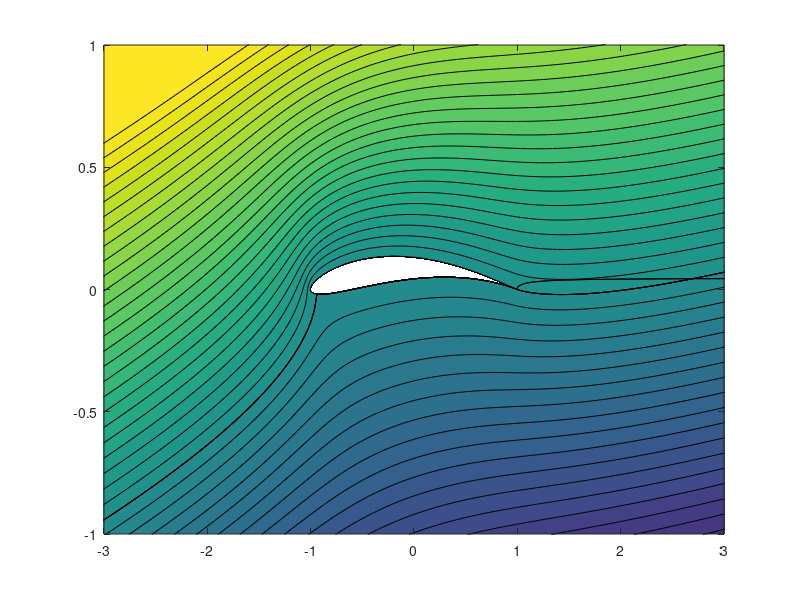
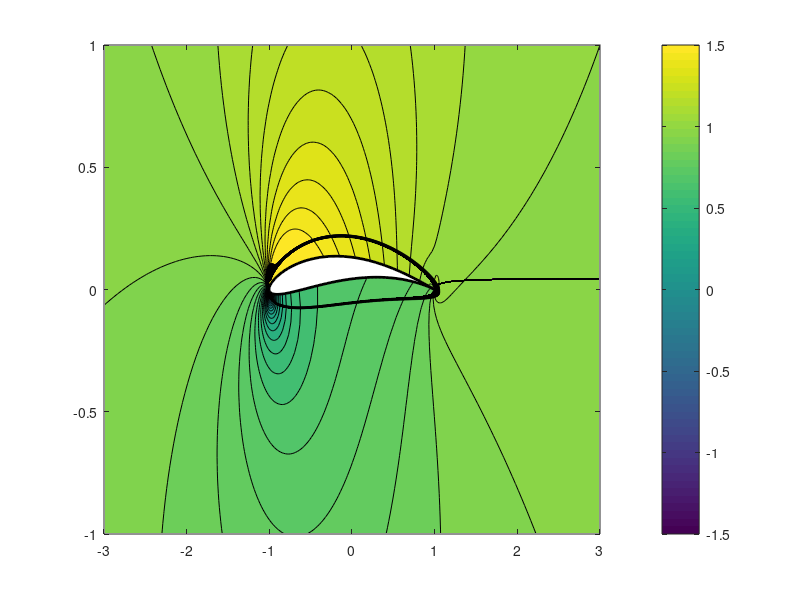
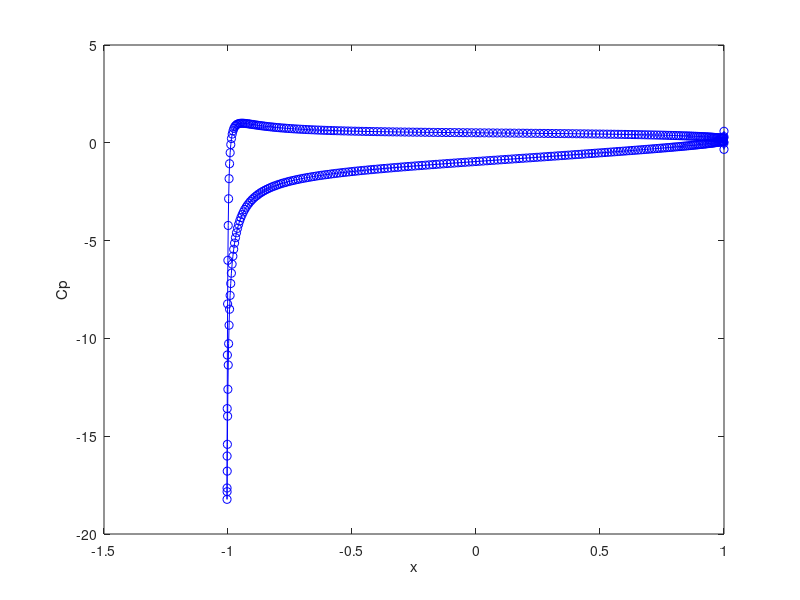

These figures' MATLAB source, in order:
%% Generates a Joukowski Airfoil
% Matt Fu - mkfu@princeton.edu
% Notes can be found at http://brennen.caltech.edu/fluidbook/basicfluiddynamics/potentialflow/Complexvariables/joukowskiairfoils.pdf

%% Parameters
close all
clear all

%Domain Size
ymin = -1;
ymax = 1;
xmin = -3;
xmax = 3;

%Number of points in polar coordinates
Nr = 400;
Nt = 400;

c = -0.5;
U = 1;

% PARAMETERS
R = -1.05*c;            %Radius of Circle i.e. thickness ratio
beta = 5;            %Camber angle in degrees
alpha = 10;            % Angle of attack in degrees

beta = beta/180*pi;     %Convert angle to radian
alpha = alpha/180*pi;   %Convert angle to radian

%make the grid
b =-(R*exp(-i*beta)+c) ;    %Circle Center
r = linspace(R,20,Nr);          
theta = linspace(0,2*pi,Nt);    
[r,theta] = meshgrid(r,theta);
x = r.*cos(theta) + real(b);
y = r.*sin(theta) + imag(b);

z = x+1j*y;

%Circulation for Kutta condition
Gamma = -4.*pi.*U.*R.*sin(alpha+asin(imag(b)./R));

%Streamfunction f
f = (U.*((z-b).*exp(-i.*alpha)+R.^2.*exp(i.*alpha)./(z-b))-i.*Gamma./(2.*pi).*log((z-b)/R));

%Coordinate Transformation
z = (z+c.^2./z)*exp(-0j*(alpha+asin(imag(b)./R)));

levels= linspace(-1.5,1.5,51);

%Streamline plot
figure(1)
title('Streamlines')
contourf(real(z),imag(z),imag(f),levels);
hold on
contour(real(z),imag(z),imag(f),[-1e-16,0,1e-16],'k');
hold off
axis([xmin xmax ymin ymax])


%%

z = x+1j*y;
%f3 = U -i V - Velocity
f3 = U.*(1.*exp(-i*alpha)-R.^2.*exp(i*alpha)./((z-b).^2)-i*Gamma.*exp(-i*alpha)./(2.*pi.*(z-b)))./(1-c.^2./z.^2);

%f4 = sqrt(U^2 + V^2) - Velocity Abs
f4 = 2*U*(sin(theta-alpha)+sin(alpha)+beta).*abs(z)./abs(z-c.^2./z).*exp(i*alpha);
z = z+c.^2./z;

%Velocity Contours
figure(2)
contourf(real(z),imag(z),real(f3),levels)
hold on
plot3(real(z(:,1)),imag(z(:,1)),real(z(:,1))./real(z(:,1)),'k','LineWidth',2)
quiver(real(z(1:end,2)),imag(z(:,2)),real(f3(:,2)),-imag(f3(:,2)),1,'k.','LineWidth',2)
hold off
colorbar

axis([xmin xmax ymin ymax])
figure(3)

%Alternative
plot(real(z(:,1)),1-abs(f4(:,1)).^2,'b-o')
xlabel('x')
ylabel('Cp')
%quiver(real(z),imag(z),
